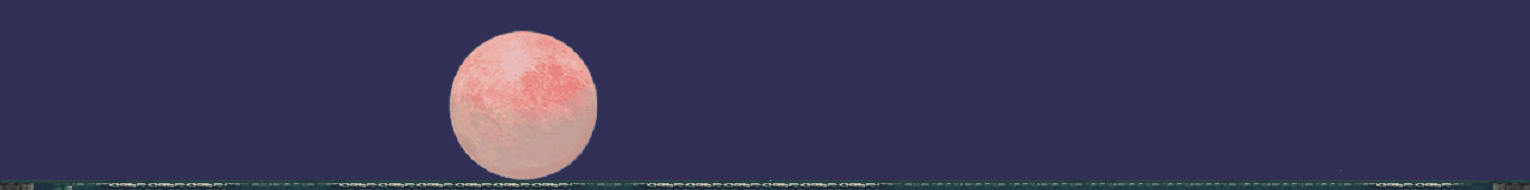

A level layout from a 2D game, rendered from its tile map. Below: a short description, then the map file with tile-grid data replaced by summaries:
An orthogonal 153x19 tile map with 10x10 px tiles, 3 tile layers (Foreground, Background1, Background2) and 25 objects.

<map version="1.0" orientation="orthogonal" width="153" height="19" tilewidth="10" tileheight="10">
 <tileset firstgid="1" name="gamescene1" tilewidth="10" tileheight="10">
  <image source="gamescene1.png" width="3693" height="1777" />
 </tileset>
 <layer name="Foreground" width="153" height="19">
  <data>[2907 cells, 2907 non-empty, 2763 distinct tile ids]</data>
 </layer>
 <layer name="Background1" width="153" height="19">
  <data>[2907 cells, 1836 non-empty, 924 distinct tile ids]</data>
 </layer>
 <layer name="Background2" width="153" height="19">
  <data>[2907 cells, 2754 non-empty, 478 distinct tile ids]</data>
 </layer>
 <objectgroup name="Collision" width="153" height="19">
  <object x="1" y="5" width="31" height="75" />
  <object x="1" y="139" width="32" height="50" />
  <object x="33" y="6" width="248" height="17" />
  <object x="35" y="176" width="1458" height="14" />
  <object x="282" y="6" width="37" height="37" />
  <object x="321" y="6" width="96" height="16" />
  <object x="494" y="4" width="94" height="19" />
  <object x="590" y="5" width="39" height="37" />
  <object x="629" y="5" width="266" height="18" />
  <object x="897" y="5" width="39" height="37" />
  <object x="936" y="5" width="268" height="17" />
  <object x="1204" y="6" width="38" height="35" />
  <object x="1243" y="5" width="249" height="17" />
  <object x="1493" y="6" width="37" height="74" />
  <object x="1493" y="139" width="37" height="51" />
 </objectgroup>
 <objectgroup name="Collision1" width="153" height="19">
  <object x="1483" y="140" width="10" height="9" />
  <object x="1473" y="150" width="10" height="8" />
  <object x="1462" y="159" width="10" height="8" />
  <object x="1452" y="168" width="10" height="8" />
 </objectgroup>
 <objectgroup name="Collision2" width="153" height="19">
  <object x="33" y="139" width="10" height="9" />
  <object x="42" y="148" width="10" height="9" />
  <object x="52" y="158" width="9" height="9" />
  <object x="61" y="167" width="10" height="9" />
 </objectgroup>
 <objectgroup name="Collision3" width="153" height="19">
  <object x="456" y="101" width="37" height="8" />
  <object x="457" y="34" width="36" height="8" />
 </objectgroup>
</map>
